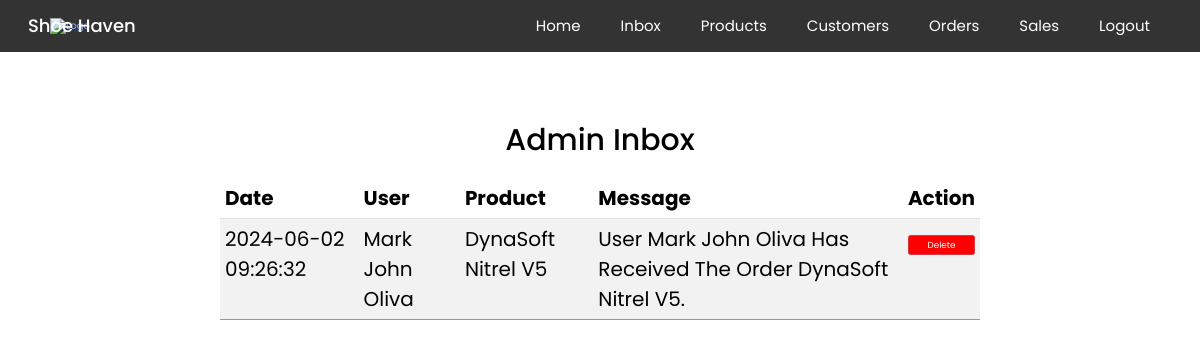
Screenshot of /PROJECT101/order_received.php with the database file from the repository.
### tables this page shows
CREATE TABLE `messages` (
  `message_id` int(11) NOT NULL,
  `user_id` int(11) NOT NULL,
  `order_id` int(11) NOT NULL,
  `message` text NOT NULL,
  `received_date` timestamp NOT NULL DEFAULT current_timestamp()
);

CREATE TABLE `users` (
  `user_id` int(255) NOT NULL,
  `fullname` varchar(250) NOT NULL,
  `age` int(100) NOT NULL,
  `gender` varchar(100) NOT NULL,
  `email` varchar(250) NOT NULL,
  `username` varchar(250) NOT NULL,
  `password` varchar(100) NOT NULL,
  `profile_image` varchar(100) NOT NULL,
  `date` timestamp NOT NULL DEFAULT current_timestamp() ON UPDATE current_timestamp(),
  `user_type` char(1) NOT NULL DEFAULT 'u' COMMENT 'u - user\r\na - admin',
  `status` varchar(100) NOT NULL DEFAULT 'active'
);

CREATE TABLE `orders` (
  `o_id` int(11) NOT NULL,
  `order_id` int(255) NOT NULL,
  `fullname` varchar(255) NOT NULL,
  `address` varchar(255) NOT NULL,
  `zip_code` int(11) NOT NULL,
  `phone_num` varchar(225) NOT NULL,
  `payment` varchar(255) NOT NULL,
  `gcash_reference` varchar(225) NOT NULL,
  `acc_name` varchar(225) NOT NULL,
  `acc_number` varchar(255) NOT NULL,
  `amount_paid` int(255) NOT NULL,
  `prod_name` varchar(255) NOT NULL,
  `size` varchar(225) NOT NULL,
  `quantity` int(255) NOT NULL,
  `price_total` int(11) NOT NULL,
  `date_ordered` timestamp(6) NOT NULL DEFAULT current_timestamp(6) ON UPDATE current_timestamp(6),
  `status` varchar(100) NOT NULL DEFAULT 'pending' COMMENT 'pending\r\nPay\r\nShip\r\nDelivered',
  `user_id` int(225) NOT NULL
);

### PROJECT101/order_received.php (the view, shortened to what this page needs)
<?php
include("connection.php");
$query = "SELECT m.message_id, m.message, m.received_date, u.fullname, o.prod_name
          FROM messages m
          JOIN users u ON m.user_id = u.user_id
          JOIN orders o ON m.order_id = o.order_id
          ORDER BY m.received_date DESC";
$resultInbox = mysqli_query($con, $query);
?>
<!DOCTYPE html>
<html lang="en">
<head>
    <link rel="stylesheet" href="css/adminCSS.css">
    <link href="https://cdn.jsdelivr.net/npm/bootstrap@5.3.3/dist/css/bootstrap.min.css" rel="stylesheet">
</head>
<body>
<?php require_once('include/nava.php'); ?>
    <div class="container">
        <div class="inbox-container">
            <h1 class="inbox-header">Admin Inbox</h1>
            <div class="table-container">
                <table class="table table-striped">
                    <thead>
                        <tr>
                            <th>Date</th>
                            <th>User</th>
                            <th>Product</th>
                            <th>Message</th>
                            <th>Action</th>
                        </tr>
                    </thead>
                    <tbody>
                        <?php
                        if ($resultInbox && mysqli_num_rows($resultInbox) > 0) {
                            while ($row = mysqli_fetch_assoc($resultInbox)) {
                                ?>
                                <tr>
                                    <td><?php echo htmlspecialchars($row["received_date"]); ?></td>
                                    <td><?php echo htmlspecialchars($row["fullname"]); ?></td>
                                    <td><?php echo htmlspecialchars($row["prod_name"]); ?></td>
                                    <td><?php echo htmlspecialchars($row["message"]); ?></td>
                                    <td>
                                        <form method="post" style="display:inline;">
                                            <button type="submit" name="delete_message" class="btn btn-danger btn-sm" onclick="return confirm('Are you sure you want to delete this message?');">Delete</button>
                                        </form>
                                    </td>
                                </tr>
                                <?php
                            }
                        } else {
                            echo "<tr><td colspan='5'>No messages to display</td></tr>";
                        }
                        ?>
                    </tbody>
                </table>
            </div>
        </div>
    </div>
</body>
</html>

### PROJECT101/css/adminCSS.css (style rules this page uses)
:root { --blue: #2980b9; --red: rgb(255, 0, 0); --orange: orange; --black: #333; --white: #fff; --bg-color: #eee; --dark-bg: rgba(0, 0, 0, .7); --box-shadow: 0 .5rem 1rem rgba(0, 0, 0, .1); --border: .1rem solid #999; }
* { font-family: 'Poppins', sans-serif; margin: 0; padding: 0; box-sizing: border-box; outline: none; border: none; text-decoration: none; text-transform: capitalize; color: rgb(149, 184, 255); }
html { font-size: 62.5%; overflow-x: hidden; }
.container { max-width: 1200px; margin: 0 auto; margin-top: 50px; }
.btn, .option-btn, .delete-btn { display: block; width: 100%; text-align: center; background-color: var(--blue); color:var(--white); font-size: 1.7rem; padding:1.2rem 3rem; border-radius: .5rem; cursor: pointer; margin-top: 1rem; }
.table { width: 100%; border-collapse: collapse; }
.table th, .table td { padding: 1.5rem; font-size: 2rem; color: var(--black); }
.table th { background-color: var(--black); color: var(--white); }
.table td { border-bottom: 0.1rem solid #999; }
.btn { padding: 1.2rem 3rem; font-size: 1.7rem; border-radius: 0.5rem; cursor: pointer; }
.btn.btn-danger { background-color: var(--red); color: var(--white); }

### PROJECT101/order_received.php (style rules this page uses)
.inbox-container { max-width: 800px; margin: 0 auto; padding: 20px; }
.inbox-header { font-size: 30px; color: black; text-align: center; margin-bottom: 20px; }
.table-container { display: flex; justify-content: center; }

### PROJECT101/include/nava.php (style rules this page uses)
body { margin: 0; font-family: Arial, sans-serif; }

### rows the page displays
messages: received_date "2024-06-02 09:26:32", user.fullname "Mark John Oliva", orders.prod_name "DynaSoft Nitrel V5", message "User Mark John Oliva Has Received The Order DynaSoft Nitrel V5."
